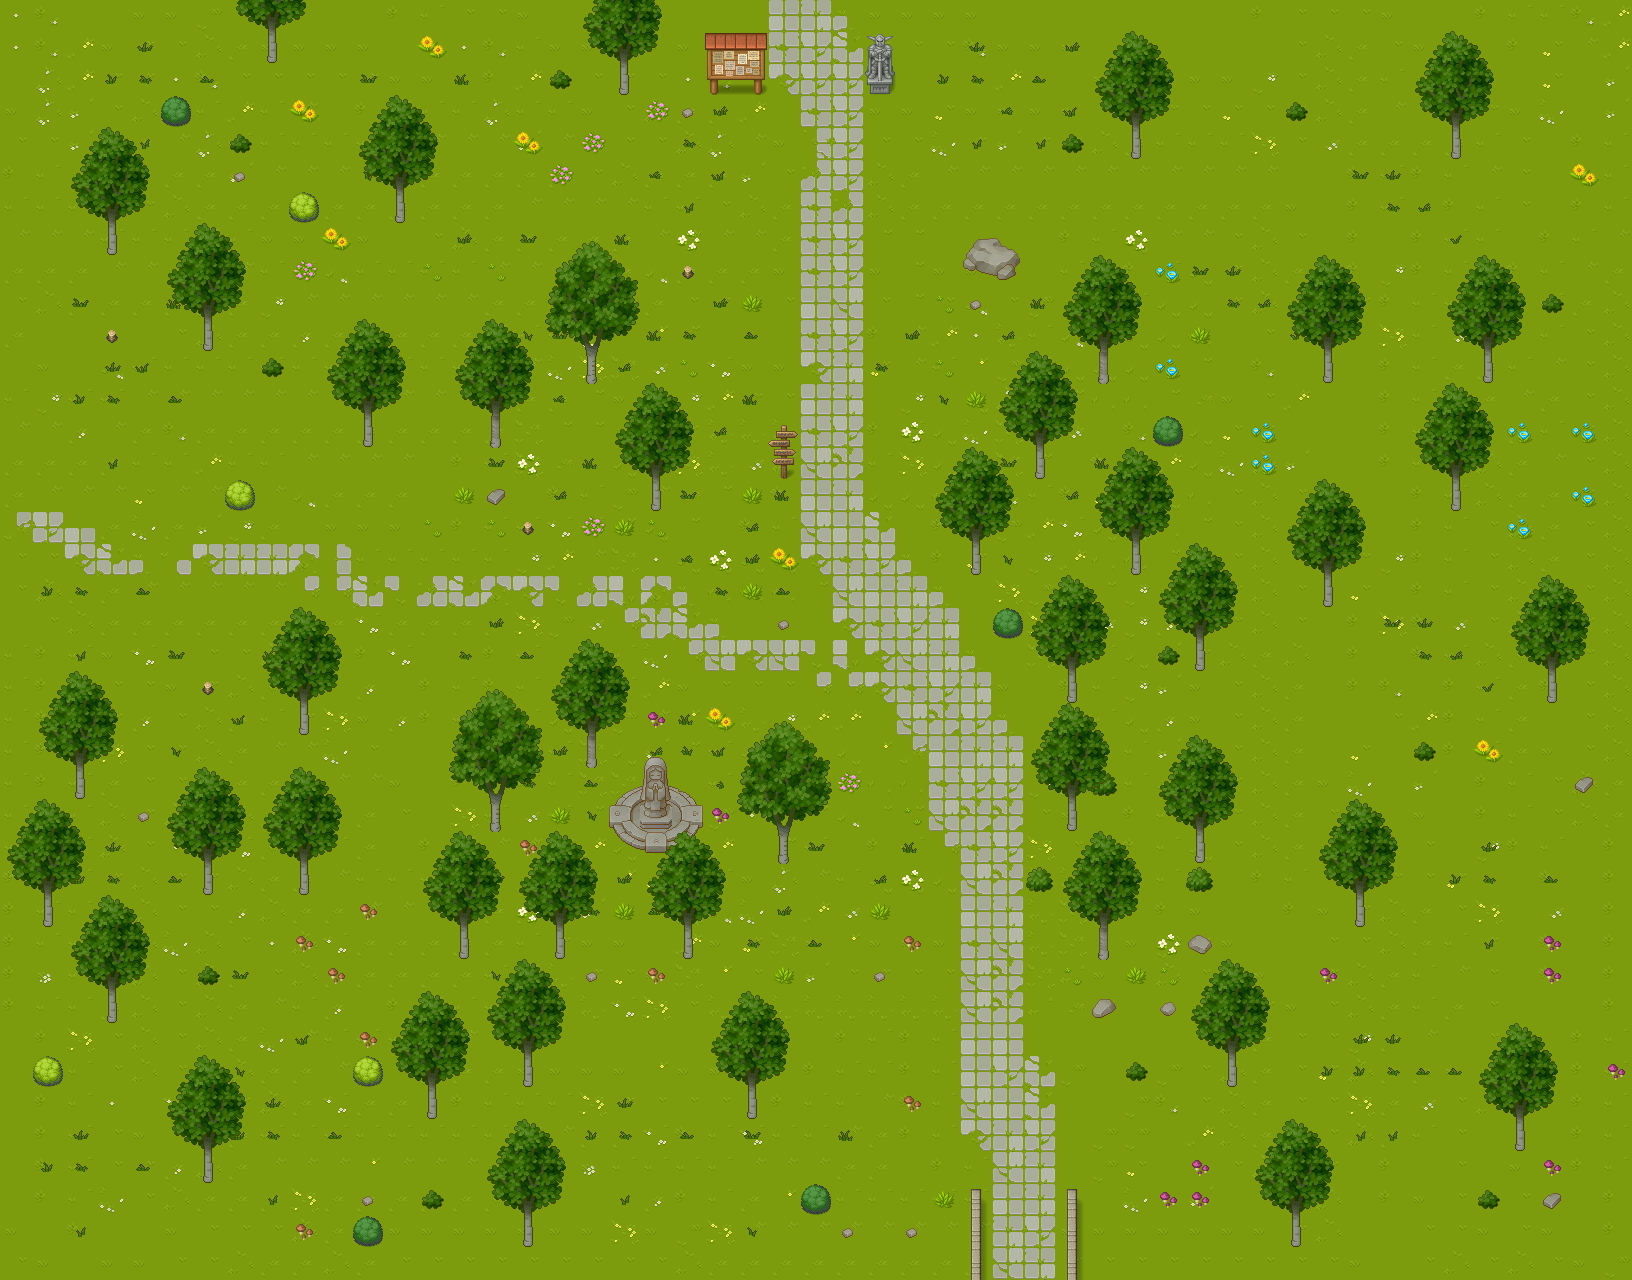

This game map was drawn from its Tiled (.tmx) file and the tilesets committed beside it. A one-line description and the trimmed map source follow:
An orthogonal 51x40 tile map with 32x32 px tiles, 3 tile layers (floor, ground, above_ground), 4 tilesets and 84 objects (village,1025,30, Dragon).

<map version="1.10" tiledversion="1.10.1" orientation="orthogonal" renderorder="right-down" width="51" height="40" tilewidth="32" tileheight="32" infinite="0" nextlayerid="11" nextobjectid="162">
 <properties>
  <property name="music" value="adventure.mp3" />
 </properties>
 <tileset firstgid="1" source="village.tsx" />
 <tileset firstgid="1065" source="TX Tileset Grass.tsx" />
 <tileset firstgid="1129" source="TX Plant.tsx" />
 <tileset firstgid="1385" source="TX Props.tsx" />
 <layer id="1" name="floor" width="51" height="40">
  <data>[2040 cells, 2021 non-empty, 43 distinct tile ids]</data>
 </layer>
 <layer id="2" name="ground" width="51" height="40">
  <data>[2040 cells, 464 non-empty, 85 distinct tile ids]</data>
 </layer>
 <layer id="5" name="above_ground" width="51" height="40">
  <data>[2040 cells, 541 non-empty, 33 distinct tile ids]</data>
 </layer>
 <objectgroup id="7" name="collision">
  <object id="65" x="1191.67" y="626.333" width="15.6667" height="43.3333" />
  <object id="66" x="1190.5" y="814.25" width="16.5" height="48.9167" />
  <object id="67" x="1061.67" y="661" width="19.3333" height="41.3333" />
  <object id="68" x="1063.17" y="776.667" width="16.6667" height="54.3333" />
  <object id="69" x="1094.67" y="915.333" width="18.25" height="43.8333" />
  <object id="70" x="484.939" y="786.985" width="20" height="44.6666" />
  <object id="71" x="362.5" y="402.833" width="11.5" height="43.3333" />
  <object id="72" x="647" y="466.333" width="16" height="44.8333" />
  <object id="73" x="967.5" y="520" width="17" height="54.3333" />
  <object id="74" x="1128.67" y="520.5" width="15.3333" height="54.3333" />
  <object id="75" x="1095.83" y="328.5" width="16.3333" height="54.3333" />
  <object id="76" x="1031.5" y="423.333" width="18" height="54.3333" />
  <object id="77" x="768" y="448.182" width="30.3636" height="30" />
  <object id="78" x="992.75" y="608" width="30" height="30.25" />
  <object id="82" x="864.667" y="62.6667" width="32" height="32" />
  <object id="83" x="703.333" y="65.3333" width="64" height="32" />
  <object id="84" x="640" y="800" width="32" height="32" />
  <object id="85" x="584.167" y="726.5" width="15.3333" height="41.3333" />
  <object id="87" x="456.667" y="911.917" width="14.3333" height="47" />
  <object id="88" x="680.182" y="918.97" width="17" height="40.3333" />
  <object id="89" x="771.5" y="817.083" width="21" height="47.3333" />
  <object id="90" x="964" y="238.288" width="55.6364" height="41.4242" />
  <object id="93" x="1158.25" y="646.583" width="21" height="17.3333" />
  <object id="99" x="581" y="338.5" width="22" height="45.8333" />
  <object id="104" x="552.833" y="911.833" width="14.3333" height="47" />
  <object id="105" x="971.365" y="1188.86" width="9.45455" height="90.7273" />
  <object id="106" x="1067.36" y="1188.95" width="9.45455" height="90.7273" />
  <object id="107" x="1222.88" y="1040.08" width="18.25" height="43.8333" />
  <object id="108" x="1287.88" y="1202.08" width="18.25" height="43.8333" />
  <object id="109" x="1511.88" y="1110.08" width="18.25" height="43.8333" />
  <object id="110" x="1350.88" y="880.083" width="18.25" height="43.8333" />
  <object id="111" x="1542.88" y="660.083" width="18.25" height="43.8333" />
  <object id="112" x="1318.88" y="561.083" width="18.25" height="43.8333" />
  <object id="113" x="1445.88" y="467.083" width="18.25" height="43.8333" />
  <object id="114" x="1318.88" y="341.083" width="18.25" height="43.8333" />
  <object id="115" x="1477.88" y="339.083" width="18.25" height="43.8333" />
  <object id="116" x="743.875" y="1075.08" width="13.75" height="43.8333" />
  <object id="117" x="520.125" y="1203.08" width="13.75" height="43.8333" />
  <object id="118" x="523.625" y="1045.08" width="13.75" height="43.8333" />
  <object id="119" x="425.125" y="1073.08" width="13.75" height="43.8333" />
  <object id="120" x="201.792" y="1136.75" width="13.75" height="43.8333" />
  <object id="121" x="103.792" y="978.083" width="13.75" height="43.8333" />
  <object id="122" x="201.125" y="850.75" width="13.75" height="43.8333" />
  <object id="123" x="296.458" y="849.417" width="13.75" height="43.8333" />
  <object id="124" x="41.625" y="883.083" width="13.75" height="43.8333" />
  <object id="125" x="72.125" y="753.083" width="13.75" height="43.8333" />
  <object id="126" x="297.125" y="690.083" width="13.75" height="43.8333" />
  <object id="127" x="202.125" y="306.083" width="13.75" height="43.8333" />
  <object id="128" x="394.125" y="180.083" width="13.75" height="43.8333" />
  <object id="129" x="618.125" y="51.0834" width="13.75" height="43.8333" />
  <object id="130" x="265.125" y="16.0834" width="13.75" height="43.8333" />
  <object id="131" x="102.125" y="211.083" width="13.75" height="43.8333" />
  <object id="132" x="164.125" y="96.0834" width="24.75" height="28.8333" />
  <object id="133" x="290.125" y="192.083" width="28.75" height="28.8333" />
  <object id="134" x="223.625" y="480.583" width="28.75" height="28.8333" />
  <object id="135" x="354.625" y="1057.58" width="28.75" height="28.8333" />
  <object id="136" x="353.625" y="1216.58" width="28.75" height="28.8333" />
  <object id="137" x="32.625" y="1057.58" width="28.75" height="28.8333" />
  <object id="138" x="799.625" y="1185.58" width="28.75" height="28.8333" />
  <object id="139" x="1152.63" y="417.583" width="28.75" height="28.8333" />
  <object id="140" x="1190.17" y="870.667" width="21" height="17.3333" />
  <object id="141" x="1028.17" y="872" width="21" height="17.3333" />
  <object id="142" x="1414.75" y="743.583" width="19.25" height="16.2083" />
  <object id="143" x="1542.83" y="295.333" width="21" height="17.3333" />
  <object id="144" x="1286.17" y="102.667" width="21" height="17.3333" />
  <object id="145" x="1060.5" y="136.333" width="21" height="17.3333" />
  <object id="146" x="262" y="359.833" width="21" height="17.3333" />
  <object id="147" x="419.5" y="1192" width="21" height="17.3333" />
  <object id="148" x="197" y="967.833" width="21" height="17.3333" />
  <object id="149" x="549.5" y="70.3333" width="21" height="17.3333" />
  <object id="150" x="229.5" y="135.333" width="21" height="17.3333" />
  <object id="151" x="490.417" y="403.833" width="11.5" height="43.3333" />
  <object id="152" x="490.25" y="490" width="12.5" height="12" />
  <object id="153" x="1190" y="934.833" width="21" height="17.3333" />
  <object id="154" x="1094" y="999.833" width="21" height="17.3333" />
  <object id="155" x="1125.5" y="1062.33" width="21" height="17.3333" />
  <object id="156" x="1160" y="1003.33" width="14" height="11.8333" />
  <object id="157" x="1576.59" y="778.545" width="14.4545" height="13.3333" />
  <object id="158" x="1477.5" y="1191.58" width="21" height="17.3333" />
  <object id="159" x="1544.75" y="1195.08" width="14.5" height="11.5833" />
  <object id="160" x="841.167" y="1228" width="11" height="9.3333" />
  <object id="161" x="905.833" y="1227.67" width="11" height="10.3333" />
 </objectgroup>
 <objectgroup id="6" name="portal">
  <object id="1" name="village,1025,30" x="981.409" y="1273.72" width="85.625" height="4.84469" />
 </objectgroup>
 <objectgroup id="8" name="enemies">
  <object id="103" name="Dragon" x="442.833" y="254.167" width="39.5" height="37">
   <properties>
    <property name="hp" type="int" value="4" />
   </properties>
  </object>
 </objectgroup>
 <objectgroup id="9" name="chests" />
 <objectgroup id="10" name="npcs" />
</map>
